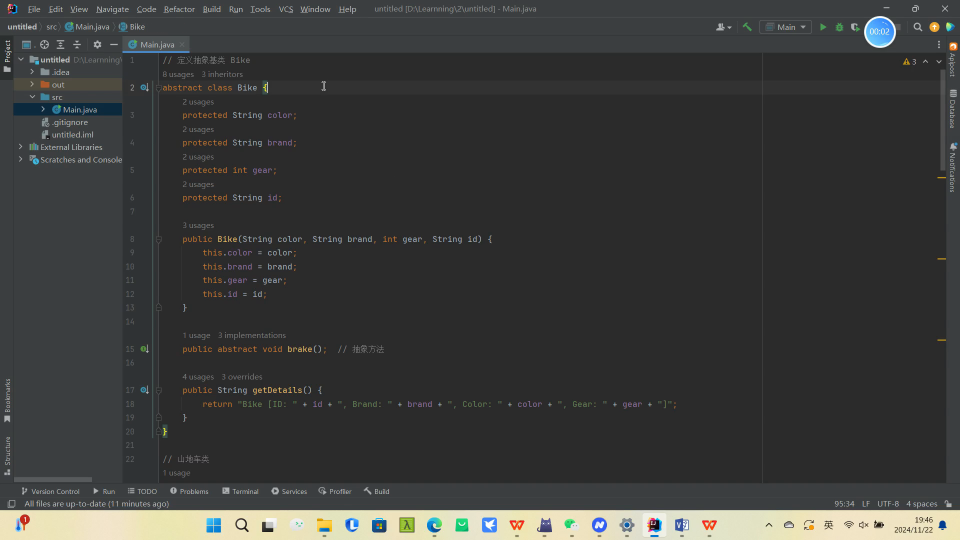
#> input picture frame 54 of abstract.mp4, 1920 x 1080 px, given in place of test.avi, which was not available (shown at 1/2 size)
$ jupyter execute '10光流估计.ipynb'   (text cells are left out)
#> lines starting #> are read from the running program, lines starting #| are printed output that depends on the picture; after the words box and inside, x2 and y2 are one past the last pixel; in counts of white or black regions, pixels touching at a corner belong together; pictures that were not available may be replaced by others from this repository, and a replacement may not be noted
[cell 1]
import numpy as np
import cv2

cap = cv2.VideoCapture('test.avi')

# 角点检测所需参数
feature_params = dict( maxCorners = 100,
                       qualityLevel = 0.3,
                       minDistance = 7)

# lucas kanade参数
lk_params = dict( winSize  = (15,15),
                  maxLevel = 2)

# 随机颜色条
color = np.random.randint(0,255,(100,3))

# 拿到第一帧图像
ret, old_frame = cap.read()
#> old_frame is the input picture: shape (1080, 1920, 3); mean B, G, R 58.6, 59.8, 59
old_gray = cv2.cvtColor(old_frame, cv2.COLOR_BGR2GRAY)
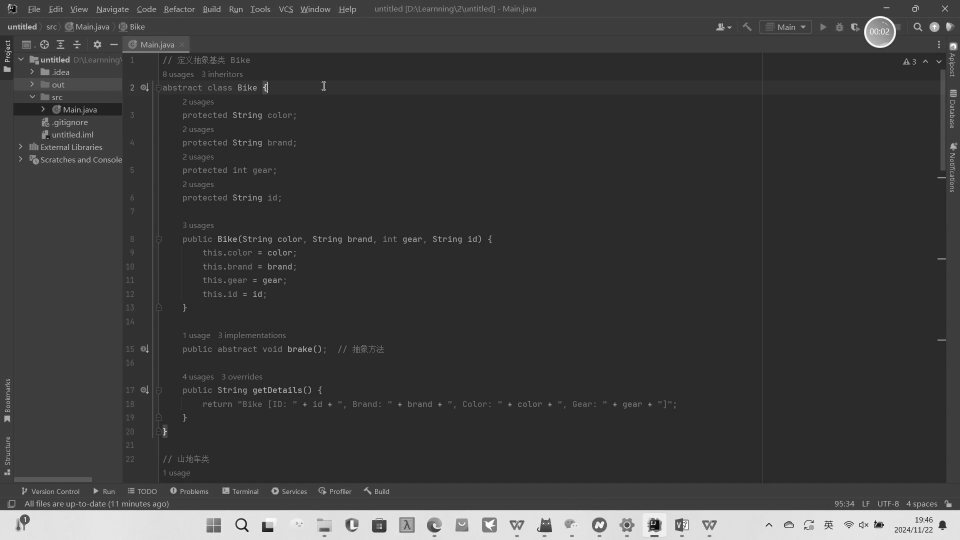
#> old_gray: shape (1080, 1920) (shown at 1/2 size); min 0, max 255, mean 59.3
# 返回所有检测特征点，需要输入图像，角点最大数量（效率），品质因子（特征值越大的越好，来筛选）
# 距离相当于这区间有比这个角点强的，就不要这个弱的了
p0 = cv2.goodFeaturesToTrack(old_gray, mask = None, **feature_params)
#> p0 = 100 rows, first 8: [1697, 1055], [1303, 1049], [1626, 1045], [21, 17], [1609, 1054], [1818, 1061], [1850, 1041], [12, 121]
if p0 is None:
    print("未检测到角点！")
print(f"检测到 {len(p0)} 个角点")
#| 检测到 100 个角点

# 创建一个mask
mask = np.zeros_like(old_frame)

while(True):
    ret,frame = cap.read()
    frame_gray = cv2.cvtColor(frame, cv2.COLOR_BGR2GRAY)

    # 需要传入前一帧和当前图像以及前一帧检测到的角点
    p1, st, err = cv2.calcOpticalFlowPyrLK(old_gray, frame_gray, p0, None, **lk_params)
#> p1 has the same summary as p0; st = 100 values from 1 to 1; err = 100 values, max 0.299 at index 96, min 0 at index 2, mean 0.00922

    # st=1表示
    good_new = p1[st==1]
#> good_new = 100 pairs, first value 10 to 1892, second value 16 to 1064
    good_old = p0[st==1]
#> good_old has the same summary as good_new

    # 绘制轨迹
    for i,(new,old) in enumerate(zip(good_new,good_old)):
        a,b = new.ravel()
        c,d = old.ravel()
        a, b = int(a), int(b)
        c, d = int(c), int(d)
# 用白色粗线绘制（确保可见）
        mask = cv2.line(mask, (a,b), (c,d), (255,255,255), 5)
# 用红色大圆标记当前点
        frame = cv2.circle(frame, (a,b), 10, (0,0,255), -1)
#> this loop made 100 passes
#> (a, b, c, d) on passes 1 to 12: (1697, 1055, 1697, 1055), (1302, 1048, 1303, 1049), (1626, 1045, 1626, 1045), (21, 17, 21, 17), (1609, 1054, 1609, 1054), (1818, 1061, 1818, 1061), (1850, 1041, 1850, 1041), (12, 121, 12, 121), (496, 1062, 496, 1062), (1855, 1034, 1855, 1034), (1831, 1063, 1831, 1063), (1839, 1055, 1839, 1055)
#> pass 1, `mask = cv2.line(mask, (a,b), (c,d), (255,255,255), 5)`:
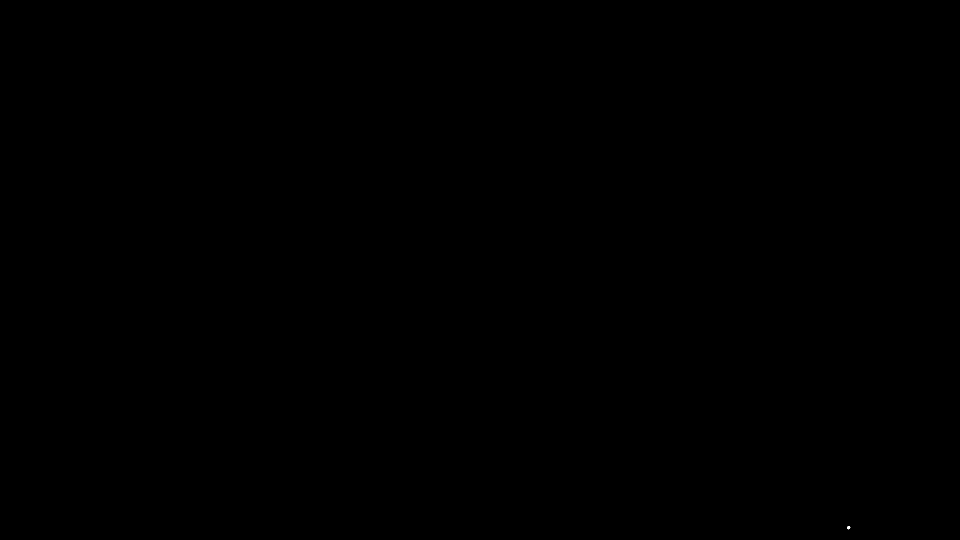
#> mask: shape (1080, 1920, 3) (shown at 1/2 size); 0% white; 1 white region, box (x1, y1, x2, y2) and area: (1694, 1052, 1701, 1059) 29
#> after the loop:
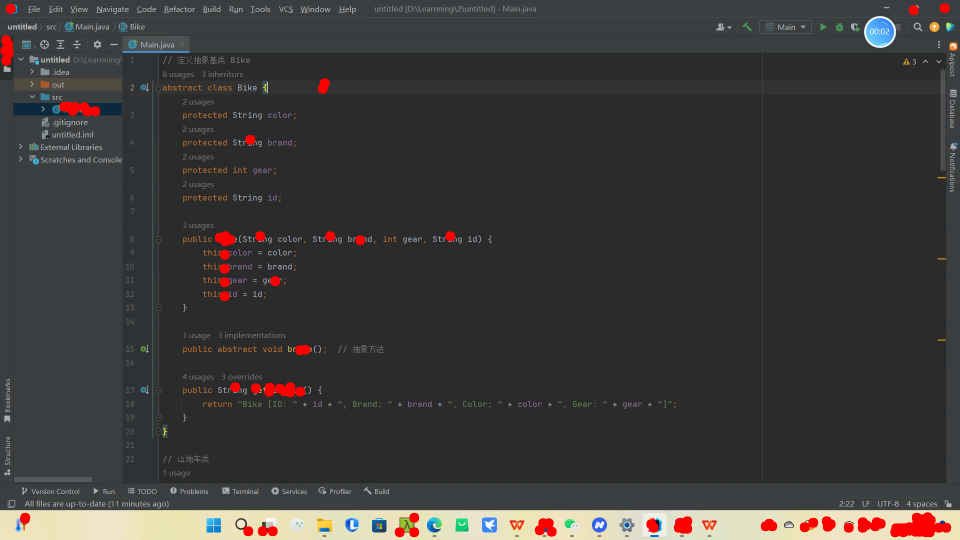
#> frame: shape (1080, 1920, 3) (shown at 1/2 size); mean B, G, R 57.3, 58.4, 60.4
#> after the loop:
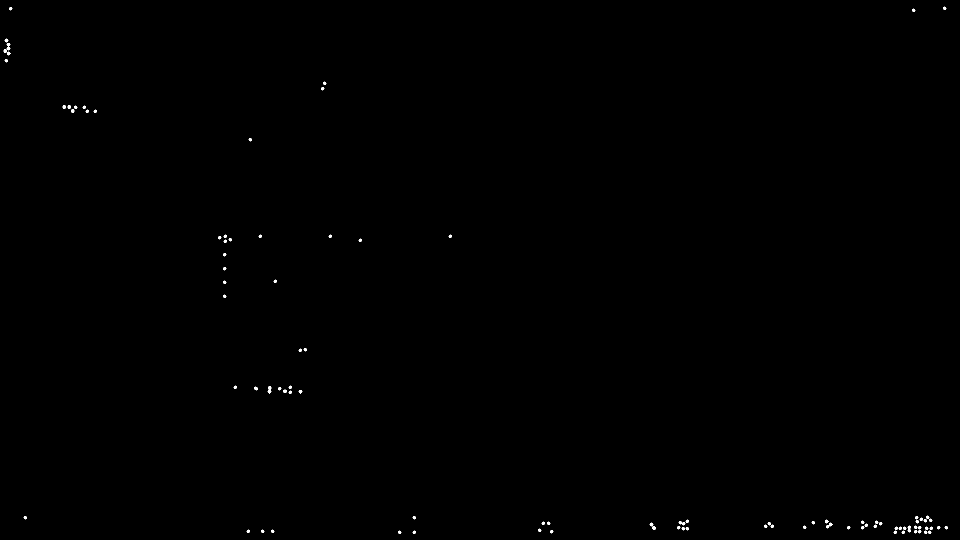
#> mask: shape (1080, 1920, 3) (shown at 1/2 size); 0.15% white; 97 white regions, largest, box (x1, y1, x2, y2) and area: (13, 86, 21, 101) 74, (535, 772, 543, 787) 72, (1815, 1051, 1822, 1065) 58
    img = cv2.add(frame,mask)

    cv2.imshow('frame',img)
    k = cv2.waitKey(150) & 0xff
#> (key Esc is pressed here)
    if k == 27:
        break

    # 更新
    old_gray = frame_gray.copy()
    p0 = good_new.reshape(-1,1,2)

cv2.destroyAllWindows()
cap.release()

$ run again, starting later in the video
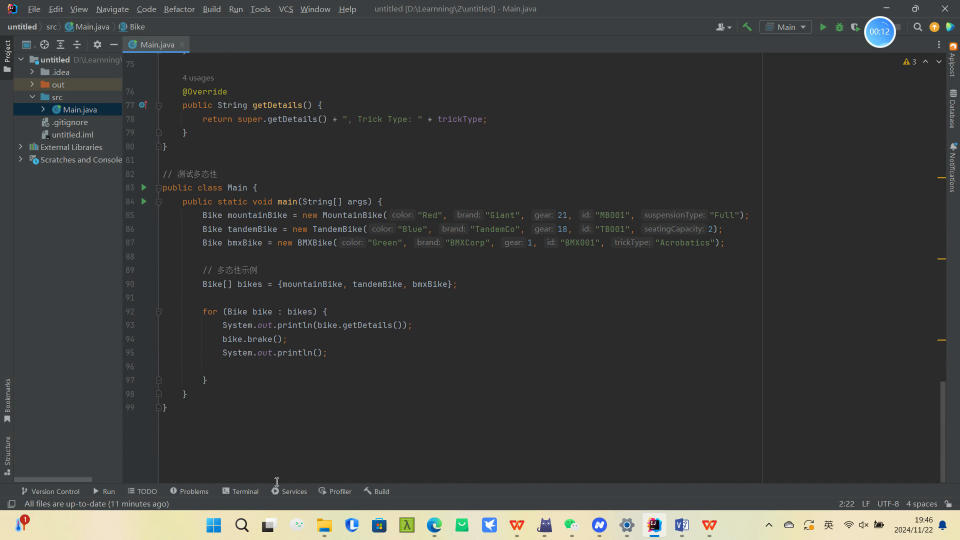
#> input picture frame 247 of abstract.mp4, 1920 x 1080 px, given in place of test.avi, which was not available (shown at 1/2 size)
#> old_frame is the input picture: shape (1080, 1920, 3); mean B, G, R 58.8, 60, 59.1
#> `old_gray = cv2.cvtColor(old_frame, cv2.COLOR_BGR2GRAY)`:
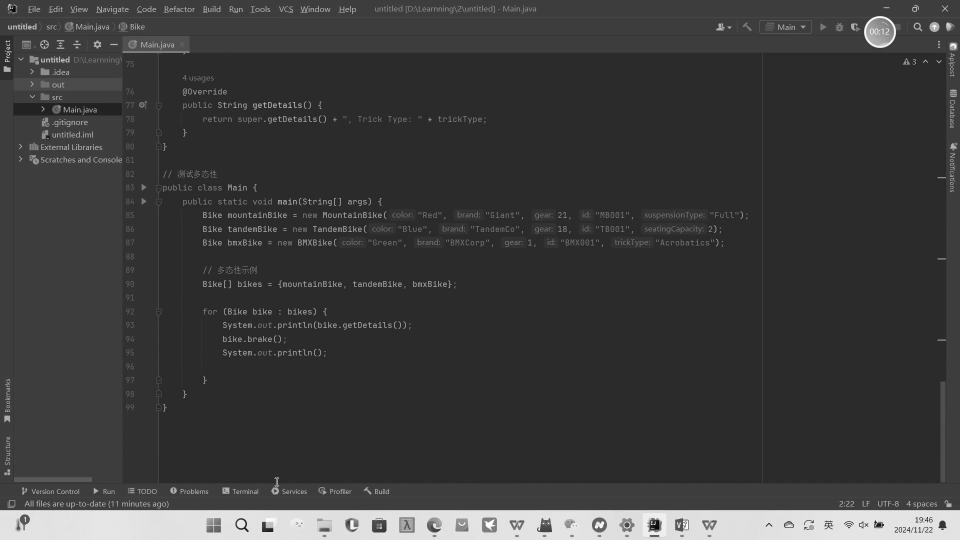
#> old_gray: shape (1080, 1920) (shown at 1/2 size); min 0, max 255, mean 59.5
#> p0 = 100 rows, first 8: [1698, 1054], [1626, 1045], [1303, 1049], [1609, 1054], [21, 17], [12, 121], [1818, 1061], [1839, 1055]
#| 检测到 100 个角点
#> p1 has the same summary as p0; st = 100 values from 1 to 1; err = 100 values, max 39.17 at index 80, min 0 at index 0, mean 0.396
#> good_new = 100 pairs, first value 10 to 1892, second value 16 to 1064
#> good_old has the same summary as good_new
#> the loop `for i,(new,old) in enumerate(zip(good_new,good_old)):` made 100 passes
#> (a, b, c, d) on passes 1 to 8: (1698, 1054, 1698, 1054), (1626, 1045, 1626, 1045), (1303, 1049, 1303, 1049), (1609, 1054, 1609, 1054), (21, 17, 21, 17), (12, 121, 12, 121), (1818, 1061, 1818, 1061), (1839, 1055, 1839, 1055)
#> after the loop `for i,(new,old) in enumerate(zip(good_new,good_old)):`:
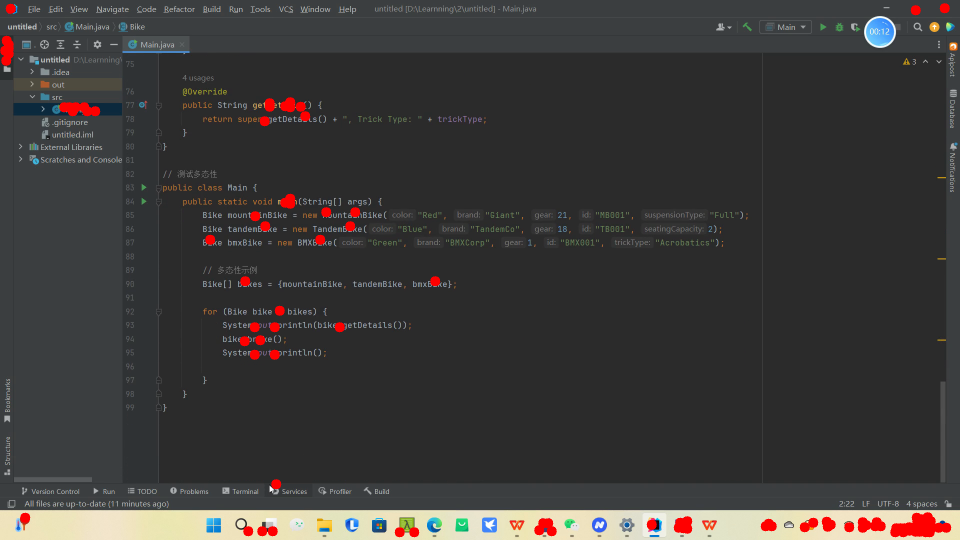
#> frame: shape (1080, 1920, 3) (shown at 1/2 size); mean B, G, R 57.5, 58.5, 60.5

$ run again, starting later in the video
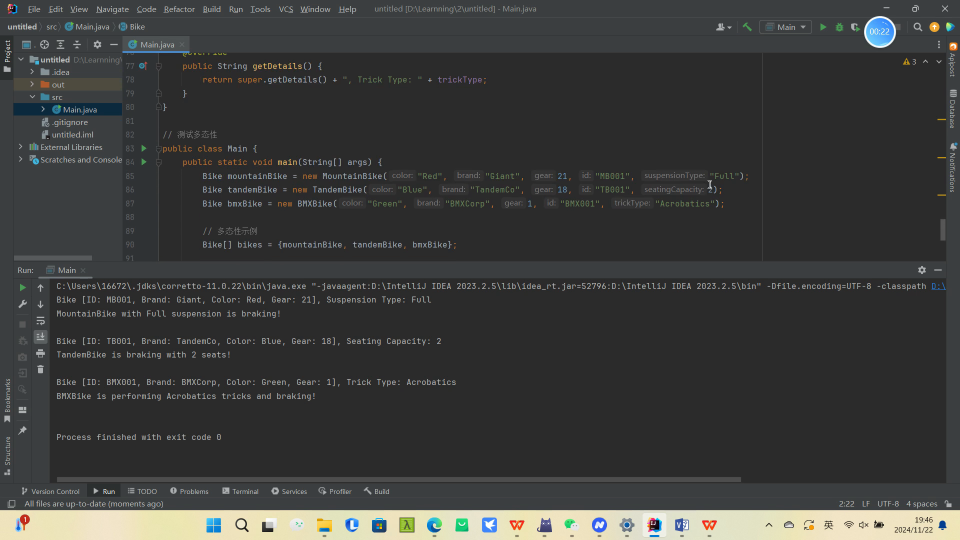
#> input picture frame 439 of abstract.mp4, 1920 x 1080 px, given in place of test.avi, which was not available (shown at 1/2 size)
#> old_frame is the input picture: shape (1080, 1920, 3); mean B, G, R 59.7, 60.9, 60.1
#> p0 = 100 rows, first 8: [1697, 1055], [1626, 1045], [1303, 1049], [1609, 1054], [21, 17], [12, 121], [1839, 1055], [1818, 1061]
#| 检测到 100 个角点
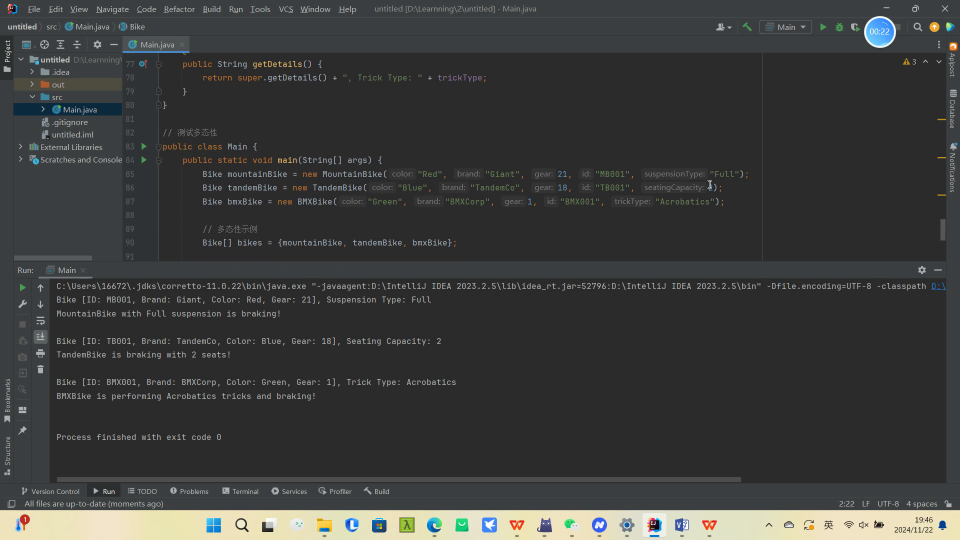
#> input picture frame 440 of abstract.mp4, 1920 x 1080 px, given in place of test.avi, which was not available (shown at 1/2 size)
#> frame is the input picture: shape (1080, 1920, 3); mean B, G, R 59.7, 60.9, 60.1
#> p1 has the same summary as p0; st = 100 values from 1 to 1; err = 100 values, max 0.393 at index 77, min 0 at index 0, mean 0.0128
#> good_new = 100 pairs, first value 10 to 1892, second value 16 to 1064
#> good_old has the same summary as good_new
#> the loop `for i,(new,old) in enumerate(zip(good_new,good_old)):` made 100 passes
#> (a, b, c, d) on passes 1 to 8: (1697, 1055, 1697, 1055), (1626, 1045, 1626, 1045), (1303, 1049, 1303, 1049), (1609, 1054, 1609, 1054), (21, 17, 21, 17), (12, 121, 12, 121), (1839, 1055, 1839, 1055), (1818, 1061, 1818, 1061)
#> after the loop `for i,(new,old) in enumerate(zip(good_new,good_old)):`:
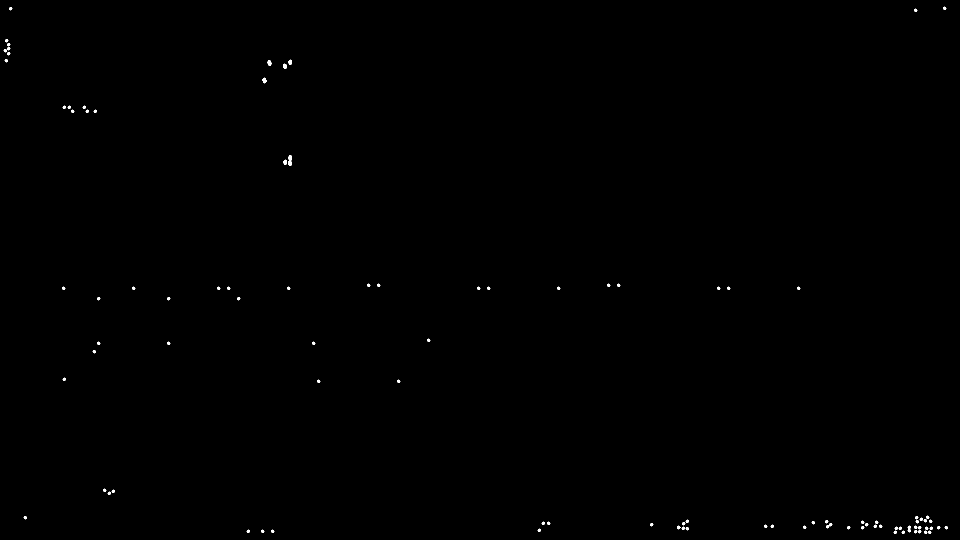
#> mask: shape (1080, 1920, 3) (shown at 1/2 size); 0.15% white; 98 white regions, largest, box (x1, y1, x2, y2) and area: (576, 310, 584, 332) 124, (535, 120, 543, 132) 68, (525, 155, 533, 167) 68
